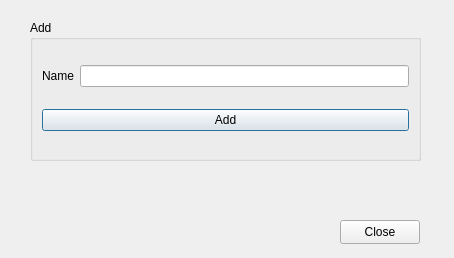
<?xml version="1.0" encoding="UTF-8"?>
<ui version="4.0">
 <class>AddWindiw</class>
 <widget class="QDialog" name="AddWindiw">
  <property name="geometry">
   <rect>
    <x>0</x>
    <y>0</y>
    <width>454</width>
    <height>258</height>
   </rect>
  </property>
  <property name="windowTitle">
   <string>Dialog</string>
  </property>
  <widget class="QGroupBox" name="AddGroupBox">
   <property name="geometry">
    <rect>
     <x>30</x>
     <y>20</y>
     <width>391</width>
     <height>141</height>
    </rect>
   </property>
   <property name="title">
    <string>Add</string>
   </property>
   <layout class="QVBoxLayout" name="verticalLayout_2">
    <item>
     <layout class="QGridLayout" name="gridLayout_4">
      <item row="1" column="0">
       <widget class="QLabel" name="label">
        <property name="text">
         <string>Name</string>
        </property>
       </widget>
      </item>
      <item row="1" column="1">
       <widget class="QLineEdit" name="AddNames"/>
      </item>
     </layout>
    </item>
    <item>
     <widget class="QPushButton" name="Add">
      <property name="text">
       <string>Add</string>
      </property>
     </widget>
    </item>
   </layout>
  </widget>
  <widget class="QPushButton" name="Close">
   <property name="geometry">
    <rect>
     <x>340</x>
     <y>220</y>
     <width>80</width>
     <height>24</height>
    </rect>
   </property>
   <property name="text">
    <string>Close</string>
   </property>
  </widget>
 </widget>
 <resources/>
 <connections/>
</ui>
